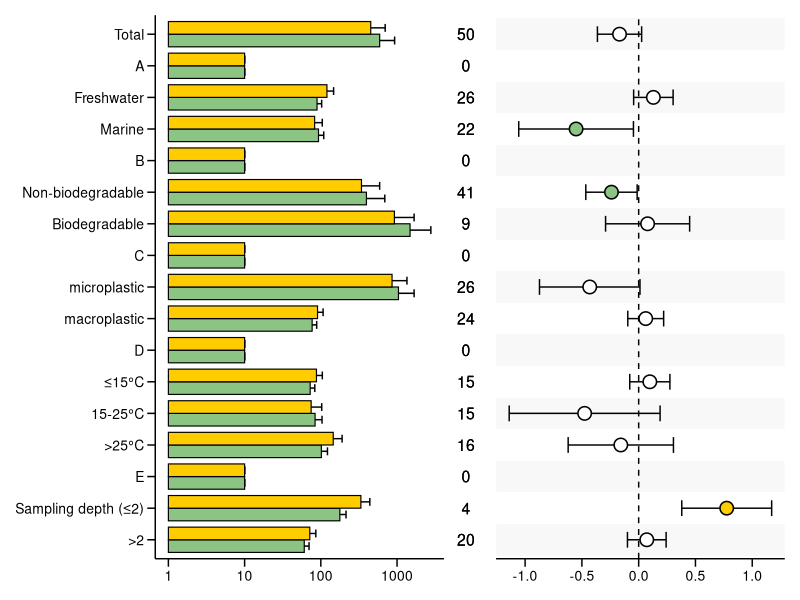
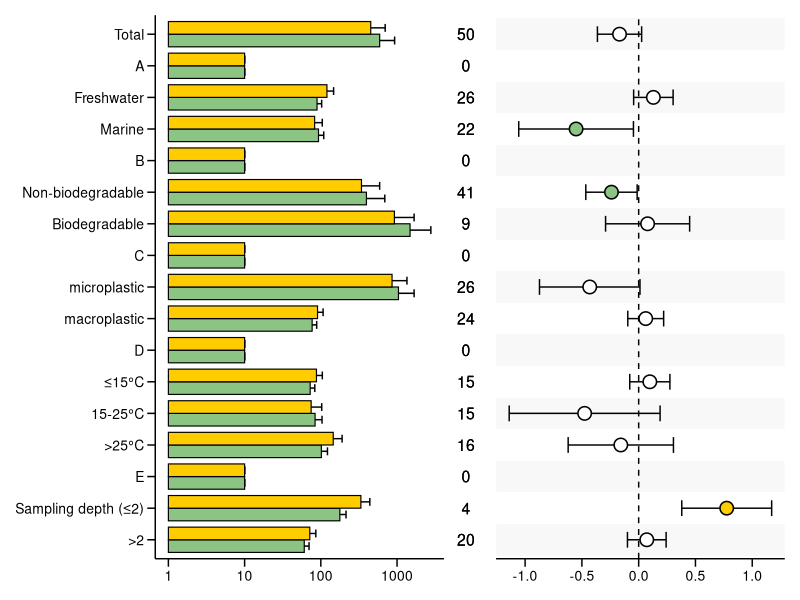

Reproduce these figures in R, in order.
pkgs <- c("tidyverse", "patchwork")
for (p in pkgs) {
  if (!requireNamespace(p, quietly = TRUE)) {
    install.packages(p)
  }
  library(p, character.only = TRUE)
}

effect_df_1d <- read.csv("./data/Fig1d_effect.csv") %>%
  arrange(sequence)
stats_df_1d <- read.csv("./data/Fig1d_stats.csv") %>%
  mutate(var = factor(var, levels = rev(effect_df_1d$var)))

# Left panel: mean values with SE
bar_plot_1d <- ggplot(stats_df_1d, aes(var, Mean, fill = Treatment)) +
  annotate(
    "rect",
    xmin = seq(0.5, n_distinct(stats_df_1d$var) - 0.5, by = 2),
    xmax = seq(1.5, n_distinct(stats_df_1d$var) + 0.5, by = 2),
    ymin = -Inf, ymax = Inf,
    fill = "gray95", alpha = 0.5
  ) +
  geom_errorbar(
    aes(ymin = Mean - se, ymax = Mean + se),
    width = 0.5, position = position_dodge(0.8), linewidth = 0.5
  ) +
  geom_col(
    position = position_dodge(0.8),
    width = 0.8, colour = "black", linewidth = 0.4
  ) +
  scale_fill_manual(values = c("Plastisphere" = "#FFCC00", "Biofilm" = "#8bc483")) +
  coord_flip() +
  labs(x = NULL, y = NULL) +
  theme(
    panel.background = element_rect(fill = "transparent"),
    panel.grid = element_blank(),
    axis.ticks.length = unit(0.4, "lines"),
    axis.ticks = element_line(color = "black"),
    axis.line = element_line(colour = "black"),
    axis.title.x = element_text(colour = "black", size = 12),
    axis.text = element_text(colour = "black", size = 10),
    legend.title = element_blank(),
    legend.text = element_text(size = 12, colour = "black", margin = margin(r = 20)),
    legend.position = c(-1, -0.1),
    legend.direction = "horizontal",
    legend.key.width = unit(0.8, "cm"),
    legend.key.height = unit(0.5, "cm")
  ) +
  scale_y_log10()

# Right panel: effect estimates with CI (exclude baseline group)
effect_df_1d$var <- factor(effect_df_1d$var, levels = levels(stats_df_1d$var))
effect_df_1d$psig <- as.character(signif(effect_df_1d$p.value, 3))
non_baseline_effects_1d <- subset(effect_df_1d, Group != "b")

scatter_plot_1d <- ggplot(effect_df_1d, aes(var, estimate)) +
  annotate(
    "rect",
    xmin = seq(0.5, n_distinct(effect_df_1d$var) - 0.5, by = 2),
    xmax = seq(1.5, n_distinct(effect_df_1d$var) + 0.5, by = 2),
    ymin = -Inf, ymax = Inf,
    fill = "gray95", alpha = 0.5
  ) +
  {
    if (nrow(non_baseline_effects_1d) > 0) {
      list(
        geom_errorbar(
          data = non_baseline_effects_1d,
          aes(ymin = conf.low, ymax = conf.high),
          width = 0.5, size = 0.5, color = "black"
        ),
        geom_point(
          data = non_baseline_effects_1d,
          aes(fill = Group),
          shape = 21, size = 4, color = "black", stroke = 0.8
        )
      )
    }
  } +
  geom_hline(yintercept = 0, linetype = "dashed", color = "black") +
  scale_fill_manual(values = c("plastisphere" = "#FFCC00", "ckbiofilm" = "#8bc483", "none" = "white")) +
  coord_flip() +
  labs(x = NULL, y = NULL) +
  theme(
    panel.background = element_rect(fill = "transparent"),
    panel.grid = element_blank(),
    axis.ticks.length = unit(0.4, "lines"),
    axis.ticks = element_line(color = "black"),
    axis.line = element_line(colour = "black"),
    axis.title.x = element_text(colour = "black", size = 12),
    axis.text = element_text(colour = "black", size = 10),
    axis.text.y = element_blank(),
    legend.position = "none",
    axis.line.y = element_blank(),
    axis.ticks.y = element_blank(),
    plot.title = element_text(size = 15, colour = "black", hjust = 0.5)
  ) +
  scale_x_discrete(limits = levels(effect_df_1d$var))

# Middle panel: sample size labels
mid_counts_1d <- ggplot(stats_df_1d, aes(var, x = 1, label = n)) +
  geom_text(color = "black", size = 4) +
  theme_void()

# Combine panels and export
fig1d_plot <- bar_plot_1d + mid_counts_1d + scatter_plot_1d + plot_layout(widths = c(2, 0.2, 2))
fig1d_plot
ggsave(fig1d_plot, filename = "./figures/Fig1d.pdf",
       family = "ArialMT", height = 8, width = 8)
